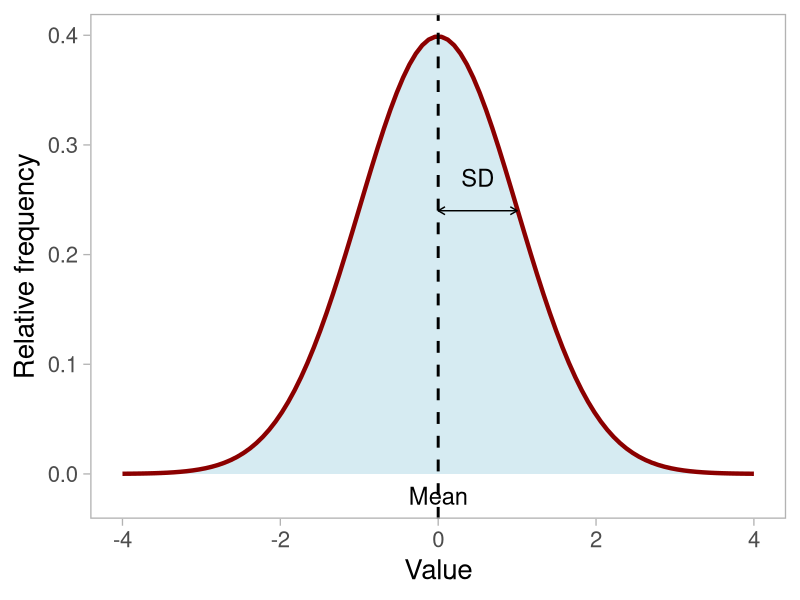
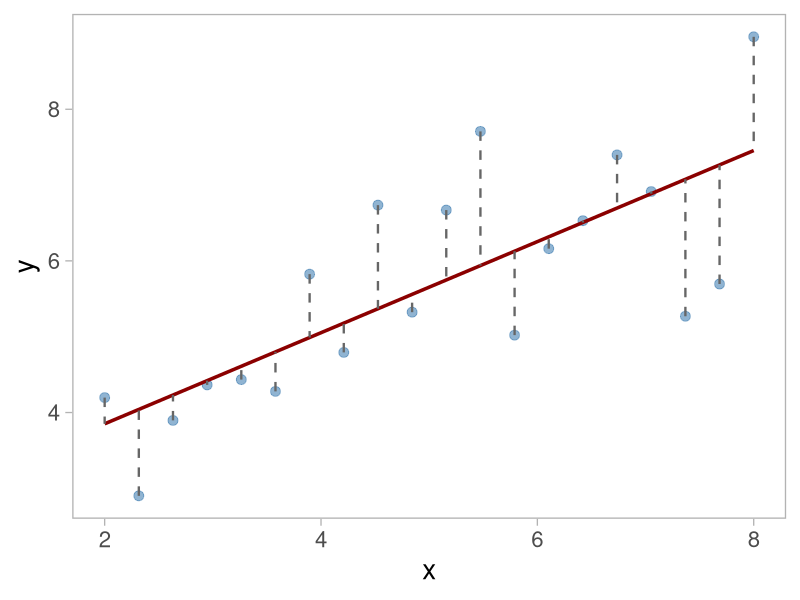
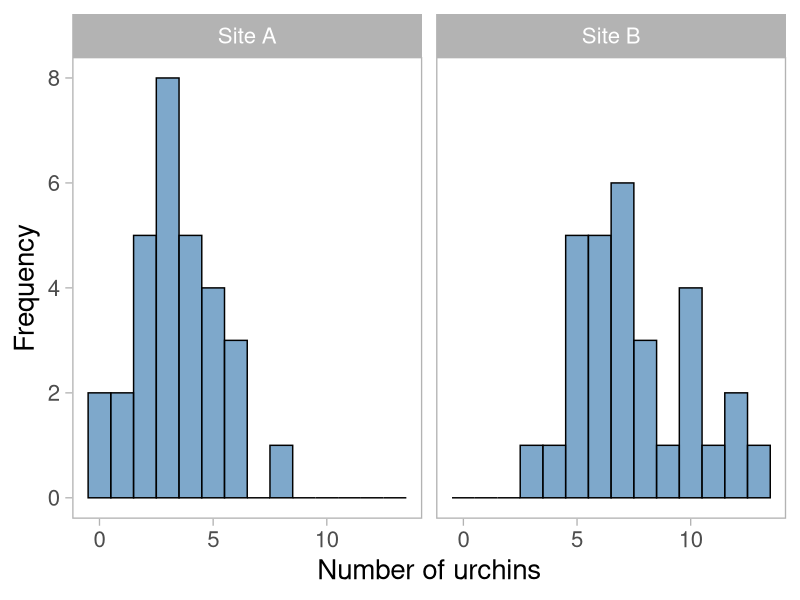
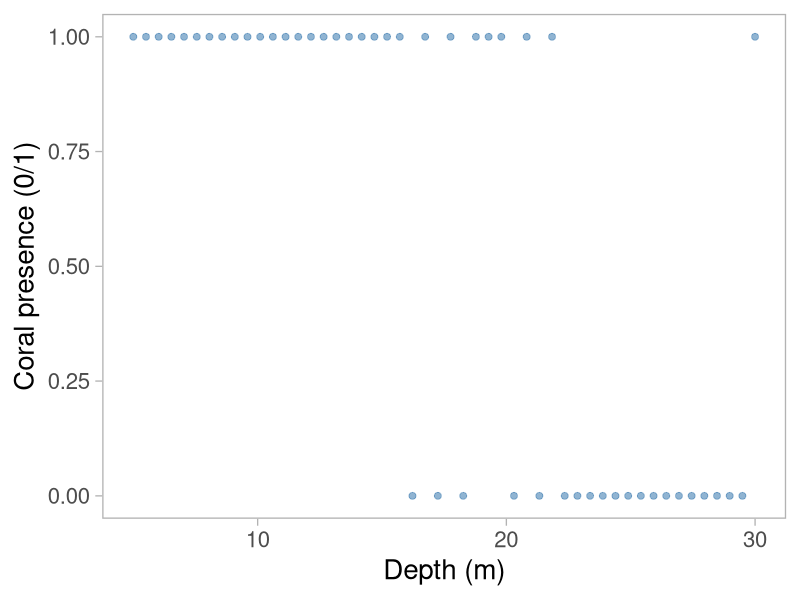
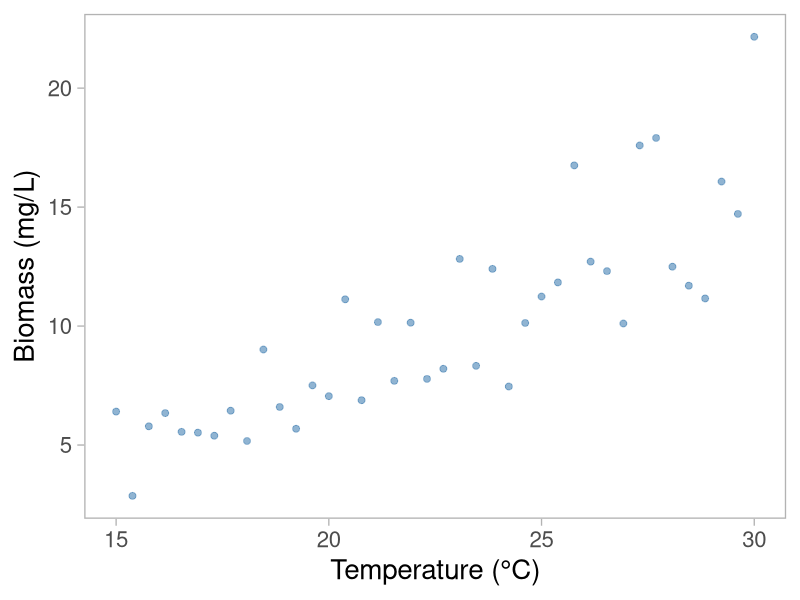
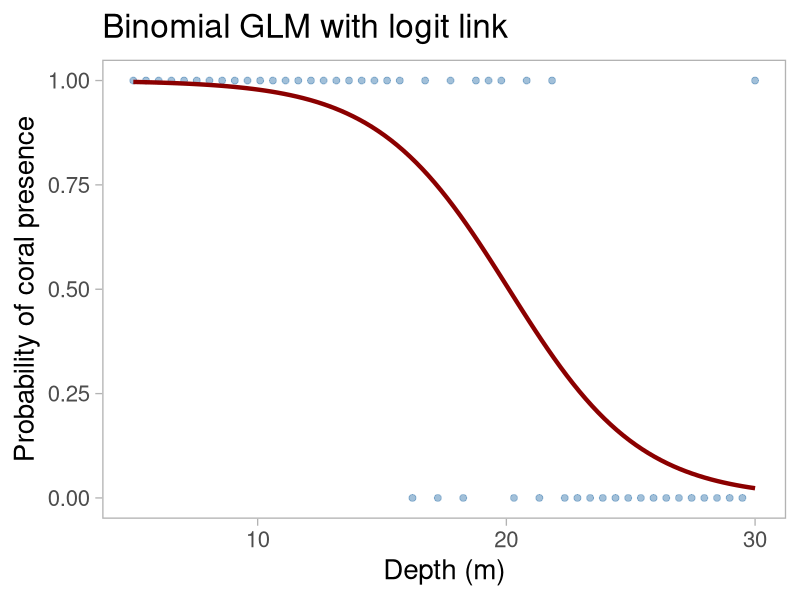

Write R code to recreate these figures, in order.
## ---- chunk 1
#| echo: false
#| message: false
#| warning: false

library(tidyverse)
library(palmerpenguins)
theme_set(theme_light(base_size = 20))
## ---- chunk 2
#| echo: false

x <- seq(-4, 4, length.out = 100)
y <- dnorm(x, mean = 0, sd = 1)
df <- data.frame(x, y)

ggplot(df, aes(x, y)) +
  geom_area(fill = "lightblue", alpha = 0.5) +
  geom_line(color = "darkred", linewidth = 1.5) +
  geom_vline(xintercept = 0, linetype = "dashed", linewidth = 1) +
  annotate(
    "segment",
    x = 0,
    xend = 1,
    y = 0.24,
    yend = 0.24,
    arrow = arrow(ends = "both", length = unit(0.2, "cm"))
  ) +
  annotate("text", x = 0.5, y = 0.27, label = "SD", size = 6) +
  annotate("text", x = 0, y = -0.02, label = "Mean", size = 6) +
  labs(x = "Value", y = "Relative frequency") +
  theme(panel.grid = element_blank())
## ---- chunk 3
#| echo: false

set.seed(42)
x_demo <- seq(2, 8, length.out = 20)
y_demo <- 1.5 + 0.8 * x_demo + rnorm(20, 0, 0.8)
df_demo <- data.frame(x = x_demo, y = y_demo)
m_demo <- lm(y ~ x, data = df_demo)

ggplot(df_demo, aes(x = x, y = y)) +
  geom_point(color = "steelblue", size = 3, alpha = 0.6) +
  geom_smooth(method = "lm", se = FALSE, color = "darkred", linewidth = 1.2) +
  geom_segment(
    aes(x = x, xend = x, y = y, yend = fitted(m_demo)),
    color = "grey40",
    linetype = "dashed",
    linewidth = 0.8
  ) +
  labs(x = "x", y = "y") +
  theme(panel.grid = element_blank())
## ---- chunk 4
#| echo: false

set.seed(123)
site <- rep(c("Site A", "Site B"), each = 30)
count_data <- tibble(
  site = site,
  count = c(rpois(30, lambda = 3), rpois(30, lambda = 8))
)

ggplot(count_data, aes(x = count)) +
  geom_histogram(
    binwidth = 1,
    fill = "steelblue",
    color = "black",
    alpha = 0.7
  ) +
  facet_wrap(~site) +
  labs(x = "Number of urchins", y = "Frequency") +
  theme(panel.grid = element_blank())
## ---- chunk 5
#| echo: false

set.seed(456)
depth_vals <- seq(5, 30, length.out = 50)
prob_coral <- 1 / (1 + exp(-(5 - 0.2 * depth_vals)))
coral_presence <- rbinom(50, 1, prob_coral)

df_coral <- tibble(
  depth = depth_vals,
  presence = coral_presence
)

ggplot(df_coral, aes(x = depth, y = presence)) +
  geom_point(size = 2, alpha = 0.6, color = "steelblue") +
  labs(x = "Depth (m)", y = "Coral presence (0/1)") +
  theme(panel.grid = element_blank())
## ---- chunk 6
#| echo: false

set.seed(789)
temp_vals <- seq(15, 30, length.out = 40)
biomass <- exp(0.5 + 0.08 * temp_vals + rnorm(40, 0, 0.3))

df_biomass <- tibble(
  temperature = temp_vals,
  biomass = biomass
)

ggplot(df_biomass, aes(x = temperature, y = biomass)) +
  geom_point(size = 2, alpha = 0.6, color = "steelblue") +
  labs(x = "Temperature (°C)", y = "Biomass (mg/L)") +
  theme(panel.grid = element_blank())
## ---- chunk 7
#| echo: false

m_poisson <- glm(
  count ~ site,
  data = count_data,
  family = poisson(link = "log")
)
summary(m_poisson)
## ---- chunk 8
#| echo: false
#| fig-height: 6

m_coral <- glm(
  presence ~ depth,
  data = df_coral,
  family = binomial(link = "logit")
)

pred_grid <- tibble(depth = seq(5, 30, length.out = 100))
pred_grid$prob <- predict(m_coral, newdata = pred_grid, type = "response")

ggplot() +
  geom_point(
    data = df_coral,
    aes(x = depth, y = presence),
    size = 2,
    alpha = 0.5,
    color = "steelblue"
  ) +
  geom_line(
    data = pred_grid,
    aes(x = depth, y = prob),
    color = "darkred",
    linewidth = 1.5
  ) +
  labs(
    x = "Depth (m)",
    y = "Probability of coral presence",
    title = "Binomial GLM with logit link"
  ) +
  theme(panel.grid = element_blank())
